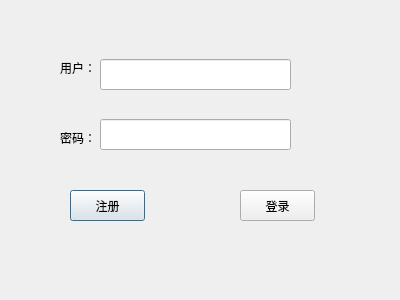
<?xml version="1.0" encoding="UTF-8"?>
<ui version="4.0">
 <class>login_dialog</class>
 <widget class="QDialog" name="login_dialog">
  <property name="geometry">
   <rect>
    <x>0</x>
    <y>0</y>
    <width>400</width>
    <height>300</height>
   </rect>
  </property>
  <property name="windowTitle">
   <string>Dialog</string>
  </property>
  <widget class="QLabel" name="label">
   <property name="geometry">
    <rect>
     <x>60</x>
     <y>60</y>
     <width>71</width>
     <height>16</height>
    </rect>
   </property>
   <property name="text">
    <string>用户：</string>
   </property>
  </widget>
  <widget class="QLabel" name="label_2">
   <property name="geometry">
    <rect>
     <x>60</x>
     <y>130</y>
     <width>71</width>
     <height>16</height>
    </rect>
   </property>
   <property name="text">
    <string>密码：</string>
   </property>
  </widget>
  <widget class="QLineEdit" name="lineEdit">
   <property name="geometry">
    <rect>
     <x>100</x>
     <y>59</y>
     <width>191</width>
     <height>31</height>
    </rect>
   </property>
  </widget>
  <widget class="QLineEdit" name="lineEdit_2">
   <property name="geometry">
    <rect>
     <x>100</x>
     <y>119</y>
     <width>191</width>
     <height>31</height>
    </rect>
   </property>
   <property name="inputMethodHints">
    <set>Qt::ImhHiddenText|Qt::ImhNoAutoUppercase|Qt::ImhNoPredictiveText</set>
   </property>
   <property name="echoMode">
    <enum>QLineEdit::Password</enum>
   </property>
  </widget>
  <widget class="QPushButton" name="pushButton">
   <property name="geometry">
    <rect>
     <x>70</x>
     <y>190</y>
     <width>75</width>
     <height>31</height>
    </rect>
   </property>
   <property name="text">
    <string>注册</string>
   </property>
  </widget>
  <widget class="QPushButton" name="pushButton_2">
   <property name="geometry">
    <rect>
     <x>240</x>
     <y>190</y>
     <width>75</width>
     <height>31</height>
    </rect>
   </property>
   <property name="text">
    <string>登录</string>
   </property>
  </widget>
 </widget>
 <tabstops>
  <tabstop>lineEdit</tabstop>
  <tabstop>lineEdit_2</tabstop>
  <tabstop>pushButton_2</tabstop>
  <tabstop>pushButton</tabstop>
 </tabstops>
 <resources/>
 <connections/>
</ui>
